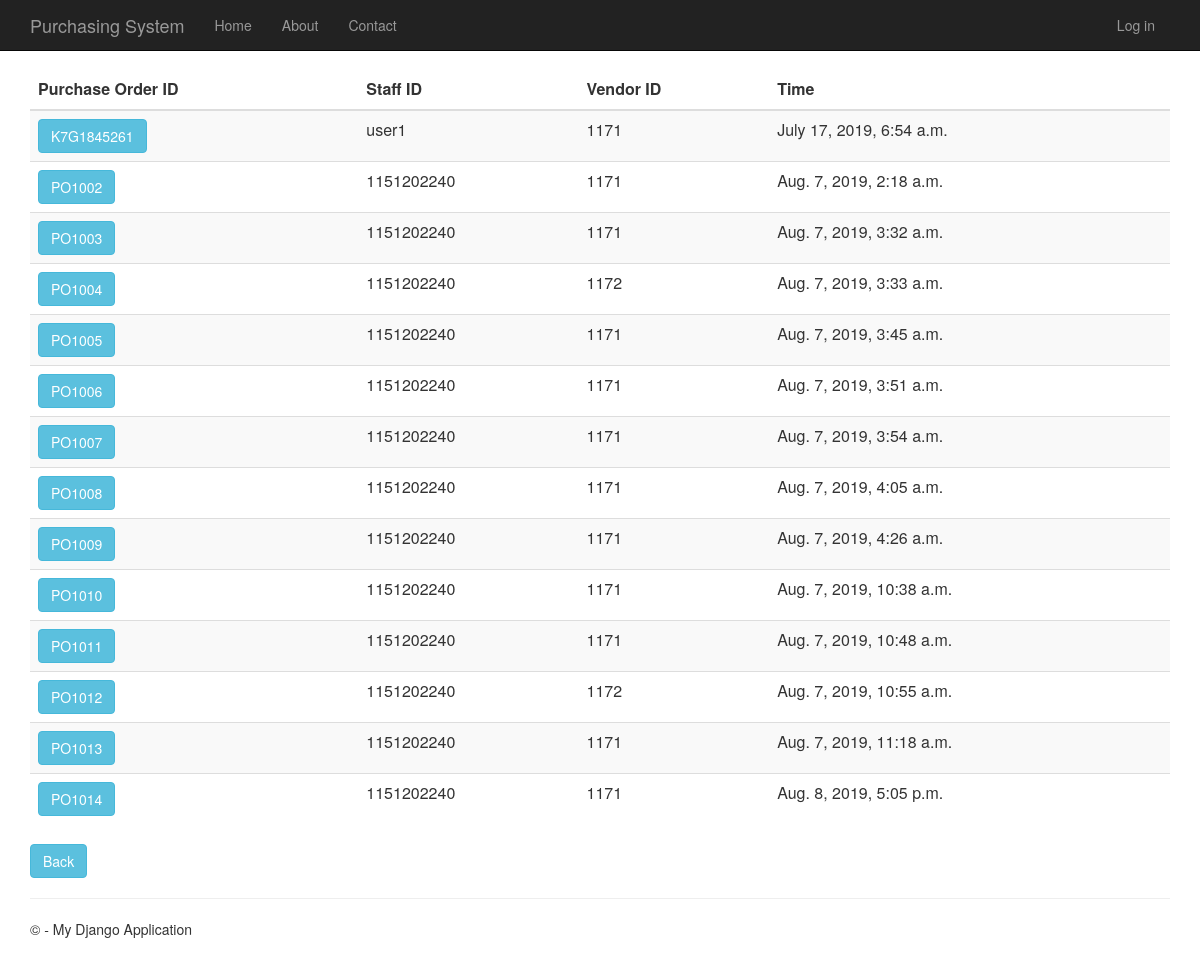
Screenshot of /purchaseorderhistory with the database file from the repository.
### PurchaseOrder/models.py (models this page shows, shortened)
class PurchaseOrder(models.Model):
    purchase_order_id = models.CharField(primary_key=True, max_length=10)
    shipping_instructions = models.TextField()
    time_created = models.DateTimeField()
    description = models.TextField(null=True,default=None, blank=True)
    total_price = models.DecimalField(max_digits=10, decimal_places=2, default=Decimal('0.00'))
    person_id = models.ForeignKey(Person)
    vendor_id = models.ForeignKey(Vendor)
    quotation_id = models.OneToOneField(Quotation)

### app/models.py (models this page shows, shortened)
class Person(models.Model):
    user_id = models.OneToOneField(User)
    person_id = models.CharField(primary_key=True, max_length=10)
    person_name = models.TextField()
    person_address = models.TextField()
    person_phone_number = models.TextField()
    person_role = models.TextField(default = 'MANAGER')

class Vendor(models.Model):
    vendor_id = models.CharField(primary_key=True, max_length=10)
    vendor_name = models.TextField()
    vendor_phone_number = models.TextField()
    vendor_address = models.TextField()
    vendor_email = models.TextField()
    def __str__(self):
        return str(self.vendor_id)

### PurchaseOrder/views.py (the view)
# urls.py: url(r'^purchaseorderhistory', PurchaseOrder.views.purchaseorderhistory, name="purchase_order_history"),
def purchaseorderhistory(request):
    purchase_orders = PurchaseOrder.objects.all()
    context = {
            'title':'Purchase Order History',
            'rows':purchase_orders
        }
    return render(request,'PurchaseOrder/purchaseorderhistory.html',context)

### PurchaseOrder/templates/PurchaseOrder/purchaseorderhistory.html
{% extends "app/layout.html" %}
{% block content %}
<div class="purcahseorderhistory margintop" >
    <form action="purchaseorderhistorydetails" method="GET">
        <table class="table table-striped margintop">
          <thead>
            <tr>
              <th scope="col" class="fontlabel">Purchase Order ID</th>
              <th scope="col" class="fontlabel">Staff ID</th>
              <th scope="col" class="fontlabel">Vendor ID</th>
              <th scope="col" class="fontlabel">Time</th>
            </tr>
          </thead>
          <tbody>
              {% for r in rows %}
            <tr>
                 <td><button type="submit" name="po_id" value="{{r.purchase_order_id}}" class="btn btn-info" >{{r.purchase_order_id}}</button></td>
                 <td>{{r.person_id.person_id}}</td>
                 <td>{{r.vendor_id}}</td>
                 <td>{{r.time_created}}</td>
            </tr>
              {% endfor %}
          </tbody>
        </table>
    </form>
    <form action="menu">
        <div class="margintop">
            <button type="submit" class="btn btn-info" >Back</button>
        </div>
    </form>
</div>
{% endblock %}

### app/static/app/content/site.css (style rules this page uses)
body { padding-top: 50px; padding-bottom: 20px; }

### rows the page displays
PurchaseOrder: purchase_order_id "K7G1845261", person_id.person_id "user1", vendor_id "1171", time_created "July 17, 2019, 6:54 a.m."
PurchaseOrder: purchase_order_id "PO1002", person_id.person_id "1151202240", vendor_id "1171", time_created "Aug. 7, 2019, 2:18 a.m."
PurchaseOrder: purchase_order_id "PO1003", person_id.person_id "1151202240", vendor_id "1171", time_created "Aug. 7, 2019, 3:32 a.m."
PurchaseOrder: purchase_order_id "PO1004", person_id.person_id "1151202240", vendor_id "1172", time_created "Aug. 7, 2019, 3:33 a.m."
PurchaseOrder: purchase_order_id "PO1005", person_id.person_id "1151202240", vendor_id "1171", time_created "Aug. 7, 2019, 3:45 a.m."
PurchaseOrder: purchase_order_id "PO1006", person_id.person_id "1151202240", vendor_id "1171", time_created "Aug. 7, 2019, 3:51 a.m."
PurchaseOrder: purchase_order_id "PO1007", person_id.person_id "1151202240", vendor_id "1171", time_created "Aug. 7, 2019, 3:54 a.m."
PurchaseOrder: purchase_order_id "PO1008", person_id.person_id "1151202240", vendor_id "1171", time_created "Aug. 7, 2019, 4:05 a.m."
PurchaseOrder: purchase_order_id "PO1009", person_id.person_id "1151202240", vendor_id "1171", time_created "Aug. 7, 2019, 4:26 a.m."
PurchaseOrder: purchase_order_id "PO1010", person_id.person_id "1151202240", vendor_id "1171", time_created "Aug. 7, 2019, 10:38 a.m."
PurchaseOrder: purchase_order_id "PO1011", person_id.person_id "1151202240", vendor_id "1171", time_created "Aug. 7, 2019, 10:48 a.m."
PurchaseOrder: purchase_order_id "PO1012", person_id.person_id "1151202240", vendor_id "1172", time_created "Aug. 7, 2019, 10:55 a.m."
PurchaseOrder: purchase_order_id "PO1013", person_id.person_id "1151202240", vendor_id "1171", time_created "Aug. 7, 2019, 11:18 a.m."
PurchaseOrder: purchase_order_id "PO1014", person_id.person_id "1151202240", vendor_id "1171", time_created "Aug. 8, 2019, 5:05 p.m."
